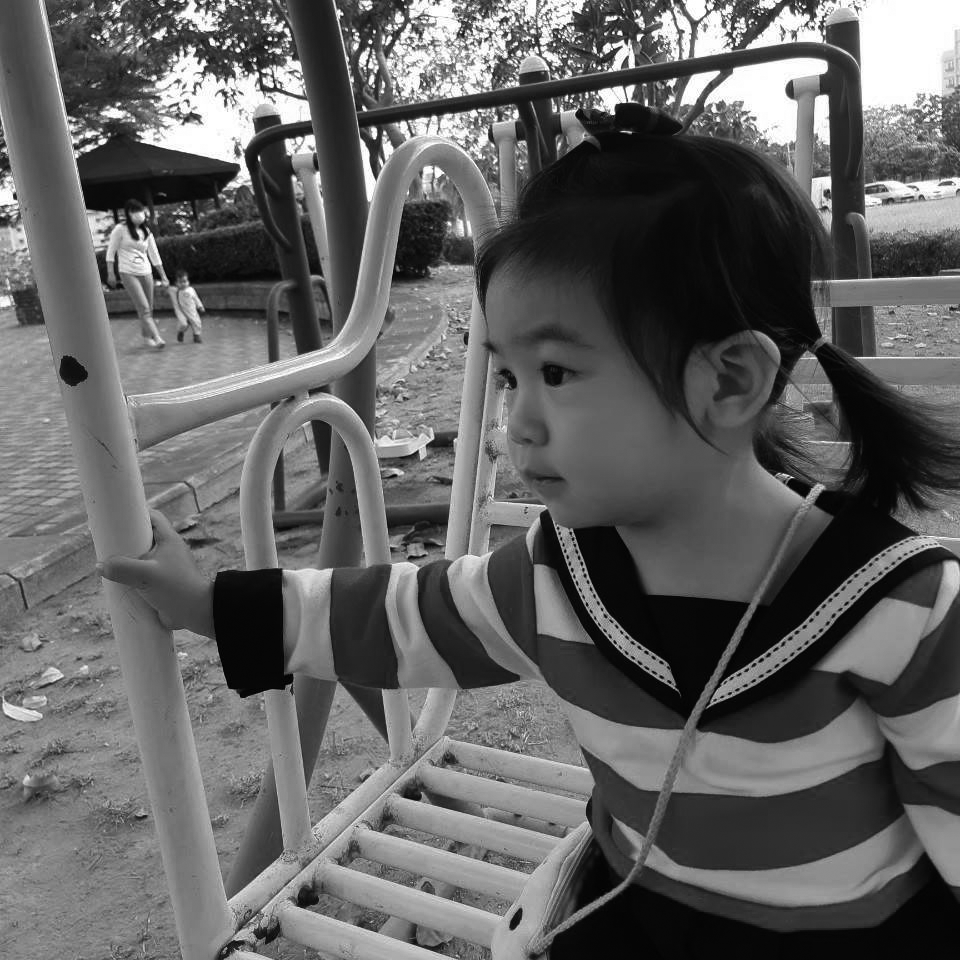
#> input picture Project_5/Kid at playground.tif, 960 x 960 px
$ python project_5.py
#> lines starting #> are read from the running program, lines starting #| are printed output that depends on the picture
import os
import sys
import cv2
import copy
import numpy as np

from tqdm import tqdm
from PIL import Image
import matplotlib.pyplot as plt

def check_folder(path):
    if not os.path.exists(path):
        os.makedirs(path)
    return path

class CannyEdgeDetector():

    def __init__(self, img_path):
#> called with img_path = 'Kid at playground.tif'
        self.img = cv2.imread(img_path, 0)
#> self.img is the input picture: shape (960, 960); min 0, max 255, mean 98.4
        self.norm_img =  self.img / 255.
        self.sigma = min(self.img.shape[:2]) * 0.005
#> self.sigma = 4.8
        self.gaus_img  = self.gaussian_smooth(self.norm_img, (3,3), self.sigma)
        self.magnitude, self.angle = self.sobel_filter(self.gaus_img)
        self.Gn = self.non_maximum_supress(self.magnitude, self.angle)
        self.thres_result, self.gnh, self.gnl = self.hysteresis_thres(self.Gn, 0.01, 0.1)

    def gaussian_smooth(self, image, kernel_size: tuple, sigma: float):
#> called with kernel_size = (3, 3), sigma = 4.8
        blur_img = cv2.GaussianBlur(image, kernel_size, sigma)
        return blur_img

    def sobel_filter(self, image):
        # Ms(x, y) = sqrt(Gx**2 + Gy**2)
        # alpha(x, y) = Gangle
        Gx_filter = np.array([[-1,-2,-1]
                             ,[ 0, 0, 0]
                             ,[ 1, 2, 1]])
        Gy_filter = np.array([[-1, 0, 1]
                             ,[-2, 0, 2]
                             ,[-1, 0, 1]])

        Gx = cv2.filter2D(image, ddepth=-1, kernel=Gx_filter)
        Gy = cv2.filter2D(image, ddepth=-1, kernel=Gy_filter)

        # Extract the angle from the Gx, Gy
        n, m = Gx.shape[:2]
#> n = 960; m = 960
        angle = np.zeros(Gx.shape)
        for i in range(n):
            for j in range(m):
                angle[i][j] =  np.arctan2(Gy[i][j], Gx[i][j])
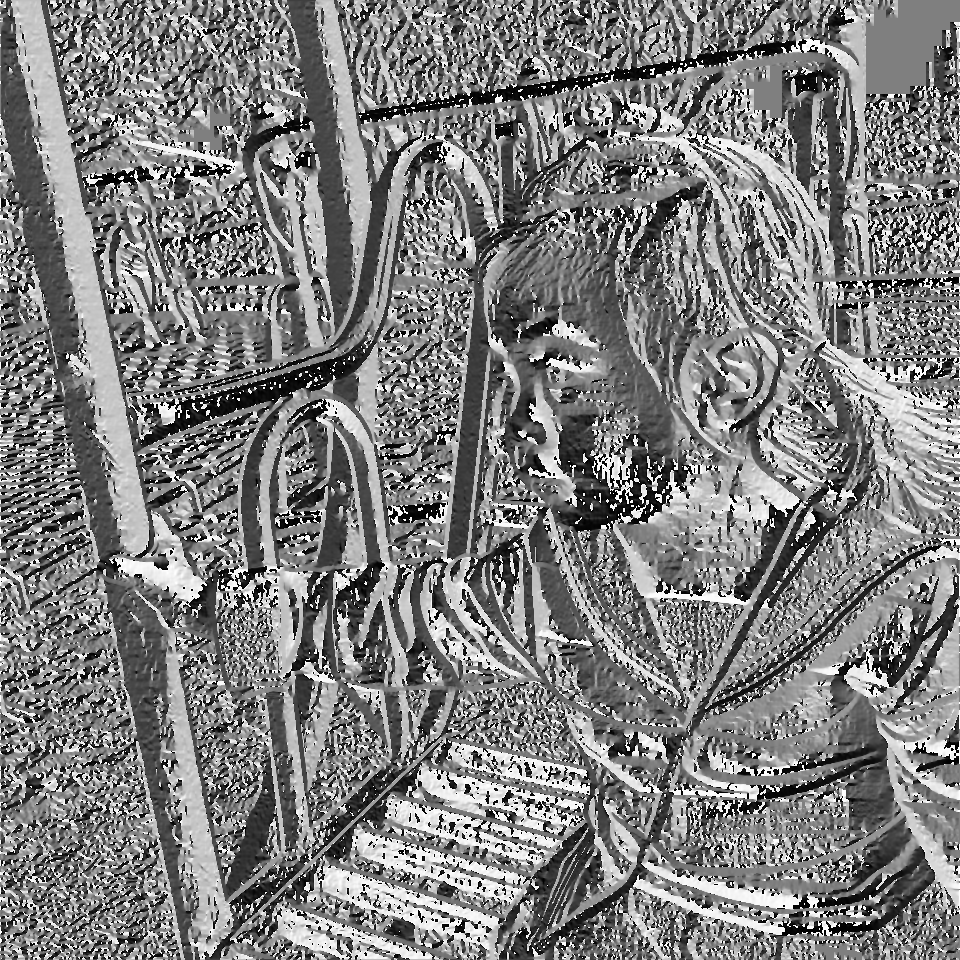
#> angle: shape (960, 960) float64; min -3.14, max 3.14, mean -0.00968; drawn with min black and max white

        magnitude = np.sqrt(Gx**2 + Gy**2)

        return magnitude, angle

    def non_maximum_supress(self, magnitude_map, direction_map):
        nonmaxima_supress_img = np.zeros(magnitude_map.shape)
        n, m = magnitude_map.shape[:2]
#> n = 960; m = 960

        # solve the corner case during the processing
        # make each pixel has complete neighbors
        magnitude_map_pad = np.pad(magnitude_map, pad_width=1, mode='constant', constant_values=0)

        for i in range(1, n+1):
            for j in range(1, m+1):
                degrees = np.rad2deg(direction_map[i-1][j-1])
                # decide the pixel is belong to which domain d1~d4
                # D1: horizontal edge
                if (degrees <= 22.5 and degrees > -22.5) or (degrees > 157.5 and degrees <= 180) or (degrees >= -180 and degrees <= -175.5):
                    # compare top and down
                    if magnitude_map_pad[i][j] > magnitude_map_pad[i-1][j] and magnitude_map_pad[i][j] > magnitude_map_pad[i+1][j]:
                        nonmaxima_supress_img[i-1][j-1] = magnitude_map_pad[i][j]
                # D2: -45 degree edge
                elif (degrees <= 67.5 and degrees > 22.5) or (degrees > -157.5 and degrees <= -112.5):
                    # compare top-left and down-right
                    if magnitude_map_pad[i][j] > magnitude_map_pad[i-1][j-1] and magnitude_map_pad[i][j] > magnitude_map_pad[i+1][j+1]:
                        nonmaxima_supress_img[i-1][j-1] = magnitude_map_pad[i][j]
                # D3: vertical edge
                elif (degrees <= 112.5 and degrees > 67.5) or (degrees > -112.5 and degrees <= -67.5):
                    # compare left and right
                    if magnitude_map_pad[i][j] > magnitude_map_pad[i][j+1] and magnitude_map_pad[i][j] > magnitude_map_pad[i][j-1]:
                        nonmaxima_supress_img[i-1][j-1] = magnitude_map_pad[i][j]
                # D4: 45 degree edge
                elif (degrees <= 157.5 and degrees > 112.5) or (degrees > -67.5 and degrees <= -22.5):
                    # compare top-right and down-left
                    if magnitude_map_pad[i][j] > magnitude_map_pad[i-1][j+1] and magnitude_map_pad[i][j] > magnitude_map_pad[i+1][j-1]:
                        nonmaxima_supress_img[i-1][j-1] = magnitude_map_pad[i][j]

        return nonmaxima_supress_img

    def hysteresis_thres(self, Gn, thres_low, thres_high):
        # Recommend ratio of high and low is T_high:T_low = 2:1 to 3:1
#> called with thres_low = 0.01, thres_high = 0.1
        gnh = np.zeros(Gn.shape)
        gnl = np.zeros(Gn.shape)
        output_image_pad = np.pad(gnl, pad_width=1, mode='constant', constant_values=0)
#> gnl: shape (960, 960) float64; every value is 0
        n, m = Gn.shape[:2]
#> n = 960; m = 960
        for i in range(1, n+1):
            for j in range(1, m+1):
                pixel = Gn[i-1, j-1]
                if pixel >= thres_high:
                    gnh[i-1, j-1] = 1
                    output_image_pad[i, j] = 1
                elif pixel >= thres_low:
                    if output_image_pad[i-1, j] == 1 or output_image_pad[i+1, j] == 1 or output_image_pad[i, j-1] == 1 or output_image_pad[i, j+1] == 1 \
                        or output_image_pad[i-1, j-1] == 1 or output_image_pad[i-1, j+1] == 1 or output_image_pad[i+1, j-1] == 1 or output_image_pad[i+1, j+1] == 1:
                        output_image_pad[i, j] = 1
                    gnl[i-1, j-1] = 1
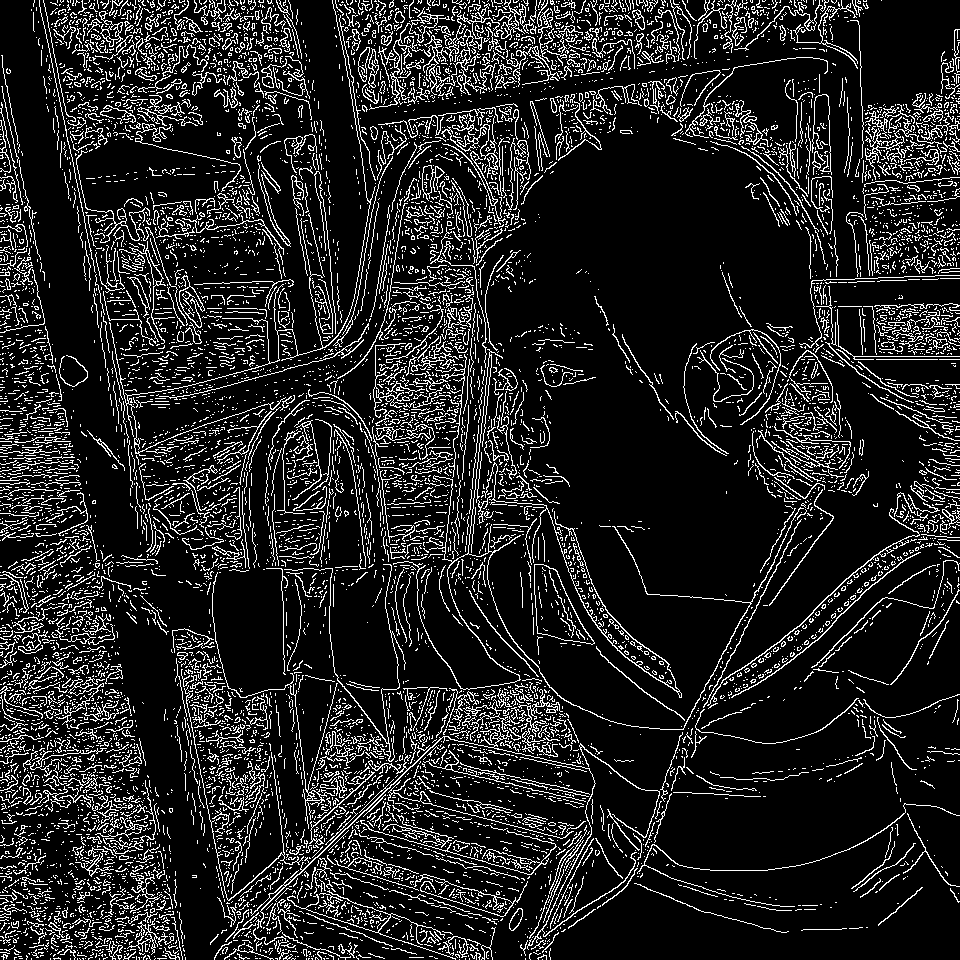
#> gnh: shape (960, 960) float64; values 0 (black) and 1 (white), 13.6% white in thin lines or dots
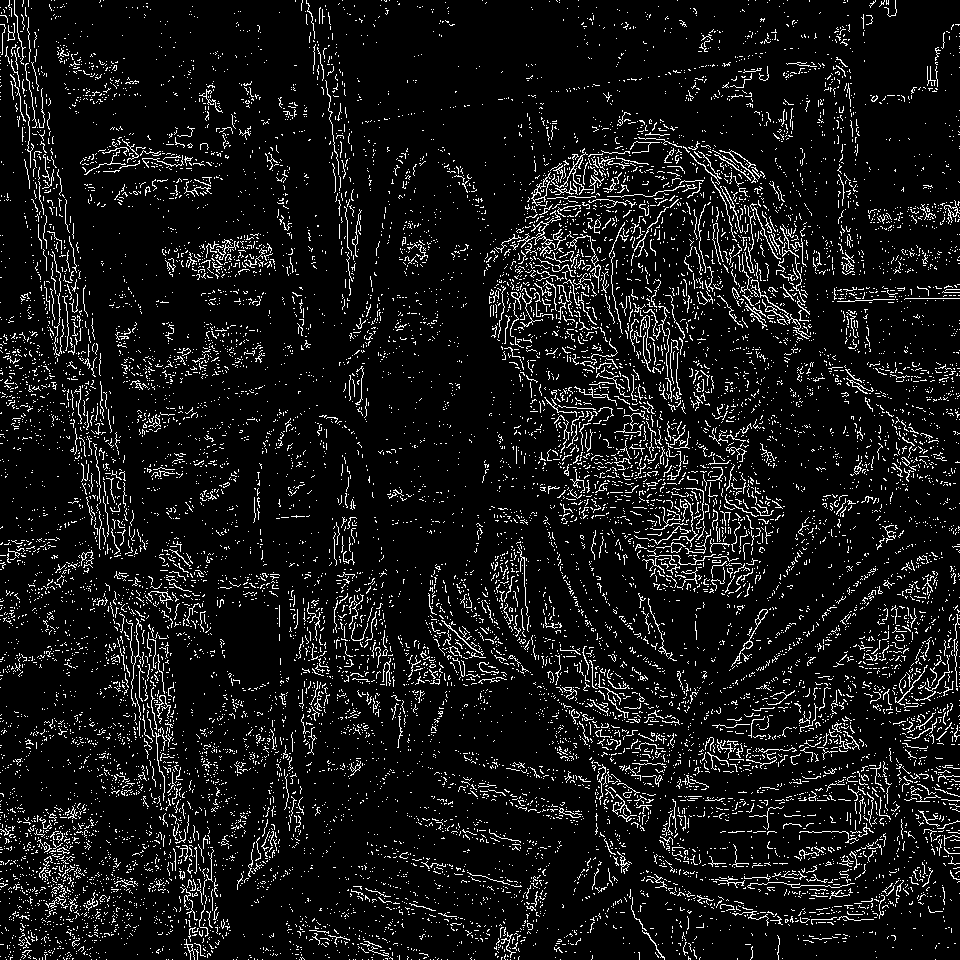
#> gnl: shape (960, 960) float64; values 0 (black) and 1 (white), 8.3% white in thin lines or dots
#> output_image_pad: shape (962, 962) float64; values 0 (black) and 1 (white), 14.7% white in thin lines or dots

        return output_image_pad[1:n+1, 1:m+1], gnh, gnl

    def visualize(self):
        cv2.imshow("Original image", self.norm_img)
        cv2.imshow("gaussian smooth", self.gaus_img)
        cv2.imshow("sobel", self.magnitude)
        cv2.imshow("nonmaximun supress", np.float64(self.Gn))
        cv2.imshow("gnh", self.gnh)
        cv2.imshow("gnl", self.gnl)
        cv2.imshow("hysteresis threshold", self.thres_result)
        cv2.waitKey()
        cv2.destroyAllWindows()

    def save_single_img(self, img, img_title, save):
        if save:
            check_folder("result")
            image = Image.fromarray((img*255))
            if image.mode == "F":
                    image = image.convert('L')
            image.save("result"+ '/' +img_title + ".jpg", dpi=(200.0, 200.0, 0))
        else:
            pass

def main():
    # class CannyEdgeDetector will do the Canny edge detection
    # you can get the detection result by call -> img.thres_result
    img = CannyEdgeDetector("Kid at playground.tif")
#> in __init__, `self.thres_result, self.gnh, self.gnl = self.hysteresis_thres(self.Gn,..`: self.thres_result: shape (960, 960) float64; values 0 (black) and 1 (white), 14.8% white in thin lines or dots

    save_image_list = [img.magnitude, img.angle, img.Gn, img.gnl, img.gnh, img.thres_result]
    save_image_title = ['gradient magnitude', 'gradient angle', 'nonmaxima suppressed', 'G_NL', 'G_NH', 'Final Edge Map']

    for i in range(len(save_image_list)):
        img.save_single_img(save_image_list[i], save_image_title[i], save=True)
#> this loop made 1 pass
#> pass 1, in save_single_img, `image = image.convert('L')`:
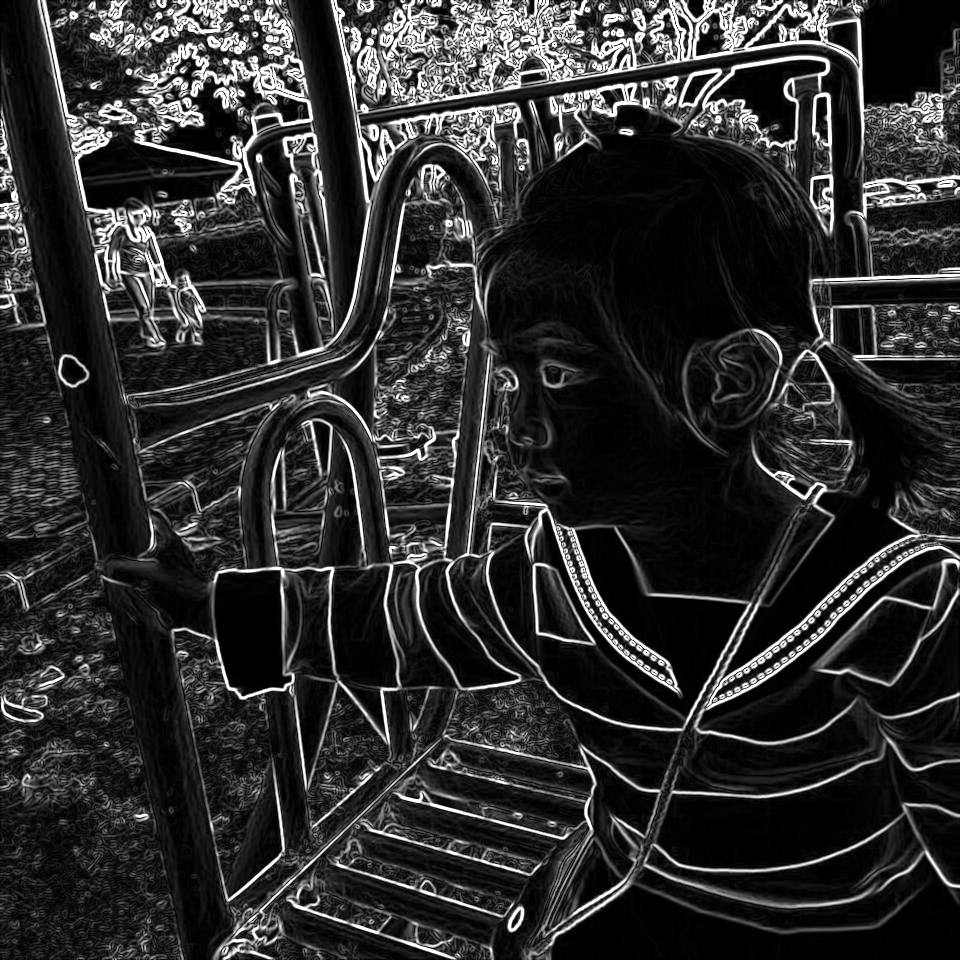
#> image: PIL image 960x960 L; min 0, max 255, mean 46.4

if __name__ == "__main__":
#> (the run stopped early here; a loop or call above may not have finished)
